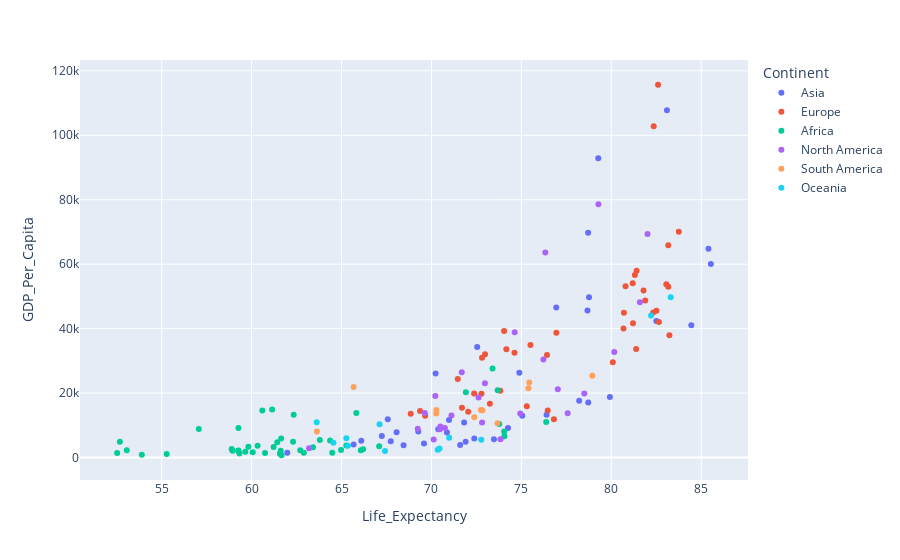

Notebook code cell kept with this figure:
### Markdown cell above
Create a scatter plot of Life Expectancy vs GDP per Capita for the year 2021. What do you notice?

There is a smooth climb in gdp per capita as life expectancy goes up. It seems to me, the older people get, the more the country is able to have more money per person in the country.

### Code cell
px.scatter(gdp_le_2021, 
           x='Life_Expectancy', 
           y='GDP_Per_Capita', 
           color='Continent'
          )

### Figure 1 — Plotly figure (JSON) as saved in the notebook; plotly's stock layout.template omitted (floating-point values rounded to 4 significant figures)
{"data": [{"hovertemplate": "Continent=Asia<br>Life_Expectancy=%{x}<br>GDP_Per_Capita=%{y}<extra></extra>", "legendgroup": "Asia", "marker": {"color": "#636efa", "symbol": "circle"}, "mode": "markers", "name": "Asia", "orientation": "v", "showlegend": true, "type": "scatter", "x": [61.98, 78.76, 72.38, 71.81, 69.58, 78.21, 85.53, 67.24, 67.57, 70.38, 82.5, 84.45, 74.26, 70.23, 78.67, 71.9, 68.06, 75.05, 85.4, 74.88, 79.92, 70.97, 65.67, 68.45, 72.54, 66.1, 69.27, 79.27, 76.94, 83.09, 76.4, 71.59, 78.72, 67.74, 78.71, 70.86, 73.47], "xaxis": "x", "y": [1517.0, 49750.0, 5911.0, 10910.0, 4355.0, 17660.0, 60040.0, 6677.0, 11860.0, 8787.0, 42410.0, 41030.0, 9203.0, 26110.0, 45650.0, 4934.0, 7847.0, 12990.0, 64800.0, 26330.0, 18770.0, 11670.0, 4033.0, 3854.0, 34290.0, 5232.0, 8096.0, 92860.0, 46590.0, 107700.0, 13250.0, 3910.0, 17090.0, 5032.0, 69730.0, 7801.0, 5641.0], "yaxis": "y"}, {"hovertemplate": "Continent=Europe<br>Life_Expectancy=%{x}<br>GDP_Per_Capita=%{y}<extra></extra>", "legendgroup": "Europe", "marker": {"color": "#EF553B", "symbol": "circle"}, "mode": "markers", "name": "Europe", "orientation": "v", "showlegend": true, "type": "scatter", "x": [76.46, 72.04, 81.19, 69.37, 72.37, 81.79, 75.3, 71.46, 76.42, 81.2, 81.4, 76.94, 81.89, 82.32, 71.69, 80.79, 80.08, 74.16, 83.17, 82.35, 82.65, 76.81, 72.98, 74.04, 82.6, 82.51, 68.85, 73.82, 81.31, 73.25, 83.16, 75.5, 81.38, 72.81, null, 72.78, 74.61, 80.68, 83.23, 83.06, 83.75, 69.65, 80.7], "xaxis": "x", "y": [14600.0, 14190.0, 54120.0, 14430.0, 19870.0, 51820.0, 15890.0, 24390.0, 31790.0, 41690.0, 57960.0, 38720.0, 48710.0, 44990.0, 15490.0, 53180.0, 29550.0, 33620.0, 53000.0, 102800.0, 42060.0, 11880.0, 32080.0, 39310.0, 115700.0, 45570.0, 13600.0, 20710.0, 56620.0, 16710.0, 65910.0, 34920.0, 33680.0, 30970.0, 61610.0, 19830.0, 32530.0, 40040.0, 37930.0, 53770.0, 70100.0, 12950.0, 44950.0], "yaxis": "y"}, {"hovertemplate": "Continent=Africa<br>Life_Expectancy=%{x}<br>GDP_Per_Capita=%{y}<extra></extra>", "legendgroup": "Africa", "marker": {"color": "#00cc96", "symbol": "circle"}, "mode": "markers", "name": "Africa", "orientation": "v", "showlegend": true, "type": "scatter", "x": [76.38, 61.64, 59.82, 61.14, 59.27, 61.66, 74.05, 60.33, 53.9, 52.52, 63.42, 62.3, 60.59, 57.07, 64.97, 65.82, 63.8, 58.89, 59.65, 61.43, 53.06, 60.75, 71.91, 64.48, 62.9, 58.94, 64.36, 73.68, 74.04, 59.33, 59.27, 61.58, 52.68, 66.07, 67.09, 73.4, 60.06, 55.28, 62.34, 65.27, 66.2, 61.62, 73.77, 62.7, 61.22, 59.25], "xaxis": "x", "y": [11030.0, 5912.0, 3322.0, 14910.0, 2180.0, 714.1, 6593.0, 3700.0, 837.5, 1425.0, 3229.0, 4913.0, 14640.0, 8857.0, 2319.0, 13810.0, 5435.0, 2640.0, 1831.0, 4746.0, 2293.0, 1423.0, 20270.0, 1482.0, 1491.0, 2121.0, 5308.0, 20900.0, 8058.0, 1227.0, 9209.0, 1187.0, 4923.0, 2238.0, 3512.0, 27640.0, 1615.0, 1137.0, 13310.0, 3701.0, 2583.0, 2137.0, 10400.0, 2246.0, 3237.0, 2115.0], "yaxis": "y"}, {"hovertemplate": "Continent=North America<br>Life_Expectancy=%{x}<br>GDP_Per_Capita=%{y}<extra></extra>", "legendgroup": "North America", "marker": {"color": "#ab63fa", "symbol": "circle"}, "mode": "markers", "name": "North America", "orientation": "v", "showlegend": true, "type": "scatter", "x": [78.5, 74.63, 77.57, 70.47, 79.28, 81.59, 82.01, 77.02, 72.81, 72.61, 70.75, 74.94, 69.24, 63.19, 70.12, 70.5, 70.21, 73.84, 76.22, 80.16, 71.68, 71.11, 69.63, 72.97, 76.33], "xaxis": "x", "y": [19900.0, 38870.0, 13750.0, 8762.0, 78570.0, 48220.0, 69400.0, 21190.0, 10900.0, 18630.0, 9192.0, 13690.0, 8927.0, 2881.0, 5572.0, 9607.0, 19090.0, 5692.0, 30420.0, 32770.0, 26490.0, 13050.0, 13830.0, 23040.0, 63640.0], "yaxis": "y"}, {"hovertemplate": "Continent=South America<br>Life_Expectancy=%{x}<br>GDP_Per_Capita=%{y}<extra></extra>", "legendgroup": "South America", "marker": {"color": "#FFA15A", "symbol": "circle"}, "mode": "markers", "name": "South America", "orientation": "v", "showlegend": true, "type": "scatter", "x": [75.39, 63.63, 72.75, 78.94, 72.83, 73.67, 65.67, 70.26, 72.38, 70.27, 75.44], "xaxis": "x", "y": [21530.0, 8052.0, 14740.0, 25410.0, 14660.0, 10670.0, 21930.0, 13680.0, 12530.0, 14770.0, 23260.0], "yaxis": "y"}, {"hovertemplate": "Continent=Oceania<br>Life_Expectancy=%{x}<br>GDP_Per_Capita=%{y}<extra></extra>", "legendgroup": "Oceania", "marker": {"color": "#19d3f3", "symbol": "circle"}, "mode": "markers", "name": "Oceania", "orientation": "v", "showlegend": true, "type": "scatter", "x": [83.3, 67.11, 67.42, 65.27, 63.62, 82.21, null, 65.35, 72.77, 70.35, 70.99, 64.55, 70.45], "xaxis": "x", "y": [49770.0, 10360.0, 2008.0, 5962.0, 10990.0, 44040.0, 13790.0, 3670.0, 5534.0, 2397.0, 6143.0, 4604.0, 2800.0], "yaxis": "y"}], "layout": {"autosize": true, "legend": {"title": {"text": "Continent"}, "tracegroupgap": 0}, "margin": {"t": 60}, "xaxis": {"anchor": "y", "autorange": true, "domain": [0, 1], "range": [50.4, 87.66], "title": {"text": "Life_Expectancy"}, "type": "linear"}, "yaxis": {"anchor": "x", "autorange": true, "domain": [0, 1], "range": [-8188.0, 124600.0], "title": {"text": "GDP_Per_Capita"}, "type": "linear"}}}
